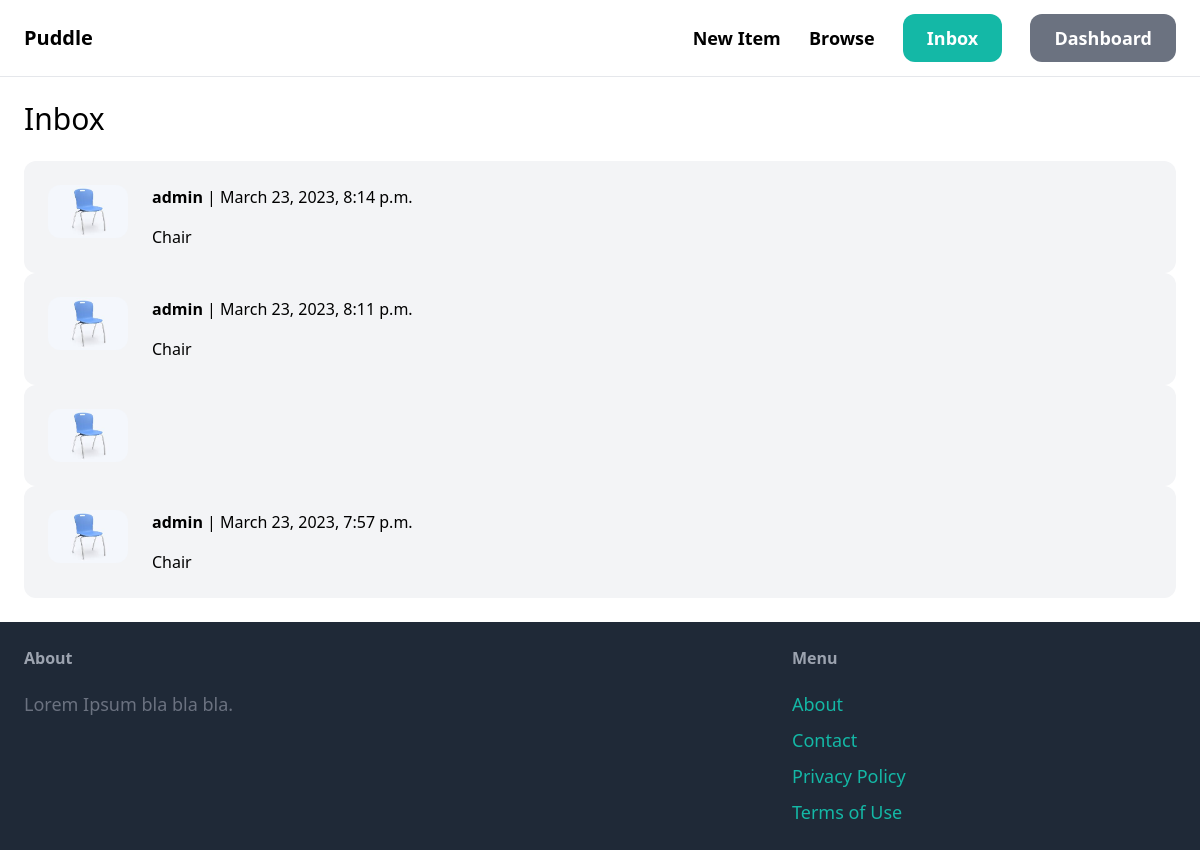
Screenshot of /inbox/ (signed in) with the database file from the repository.
### conversation/models.py (models this page shows)
class Conversation(models.Model):
    item = models.ForeignKey(Item, related_name='conversations', on_delete=models.CASCADE)
    members = models.ManyToManyField(User, related_name='conversations')
    created_at = models.DateTimeField(auto_now_add=True)
    modified_at = models.DateTimeField(auto_now=True)
    class Meta:
        ordering = ('-modified_at',)

### item/models.py (models this page shows, shortened)
class Item(models.Model):
    category = models.ForeignKey(Category, related_name='items', on_delete=models.CASCADE)
    name = models.CharField(max_length=255)
    description = models.TextField(blank=True, null=True)
    price = models.FloatField()
    image = models.ImageField(upload_to='item_images', blank=True, null=True)
    is_sold = models.BooleanField(default=False)
    created_by = models.ForeignKey(User, related_name='items', on_delete=models.CASCADE)
    created_at = models.DateTimeField(auto_now_add=True)

### conversation/views.py (the view)
# urls.py: path('', views.inbox, name='inbox'),
@login_required
def inbox(request):
    conversations = Conversation.objects.filter(members__in=[request.user.id])
    return render(request, 'conversation/inbox.html', {
        'conversations': conversations
    })

### conversation/templates/conversation/inbox.html (shortened to what this page needs)
{% extends 'core/base.html' %}
{% block content %}
<h1 class="mb-6 text-3xl">Inbox</h1>
<div class="space-y-6">
    {% for conversation in conversations %}
        <a href="{% url 'conversation:detail' conversation.id %}">
            <div class="p-6 flex bg-gray-100 rounded-xl">
                <div class="pr-6">
                    <img src="{{ conversation.item.image.url }}" class="w-20 rounded-xl">
                </div>
                <div>
                    {% for member in conversation.members.all %}
                        {% if member != request.user %}
                            <p class="mb-4"><strong>{{ member.username }}</strong> | {{ conversation.modified_at }}</p>
                            <p>{{ conversation.item.name }}</p>
                        {% endif %}
                    {% endfor %}
                </div>
            </div>
        </a>
    {% endfor %}
</div>
{% endblock %}

### rows the page displays
Conversation: item.image (picture), modified_at "March 23, 2023, 8:14 p.m.", item.name "Chair"
Conversation: item.image (picture), modified_at "March 23, 2023, 8:11 p.m.", item.name "Chair"
Conversation: item.image (picture)
Conversation: item.image (picture), modified_at "March 23, 2023, 7:57 p.m.", item.name "Chair"

### other values shown
{{ member.username }} "admin"
